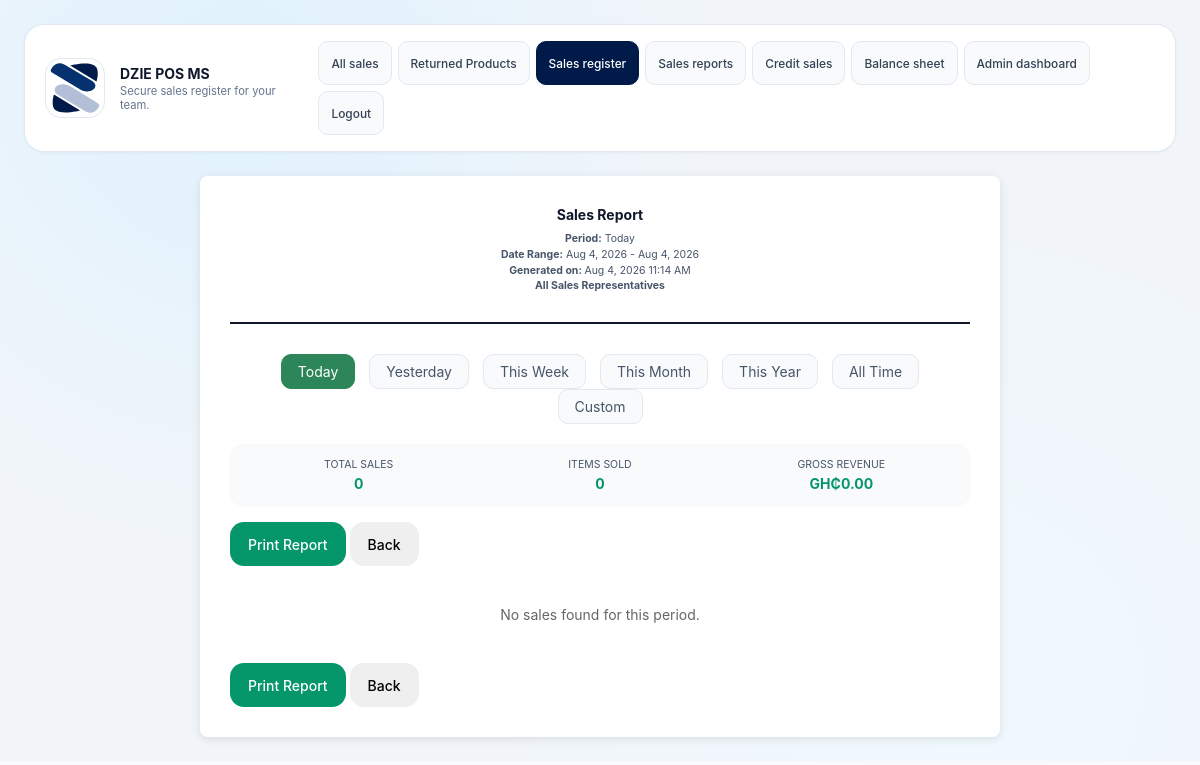
The page /sales_report.php (signed in) on the database its author committed.
### tables this page shows
CREATE TABLE settings (
            key TEXT PRIMARY KEY,
            value TEXT NOT NULL
        );

### inc/functions.php (called while the page is built, shortened)
<?php
function get_db_path(): string {
    $dir = __DIR__ . '/../data';
    return $dir . '/pos.db';
}
function get_database(): PDO {
    static $pdo = null;
    if ($pdo !== null) {
        return $pdo;
    }
    $path = get_db_path();
    $pdo = new PDO('sqlite:' . $path);
    $pdo->setAttribute(PDO::ATTR_ERRMODE, PDO::ERRMODE_EXCEPTION);
    initialize_database($pdo);
    return $pdo;
}
function initialize_database(PDO $db): void {
    $db->exec(
        'CREATE TABLE IF NOT EXISTS products (
            id INTEGER PRIMARY KEY,
            code TEXT UNIQUE NOT NULL,
            name TEXT NOT NULL,
            category TEXT NOT NULL,
            price REAL NOT NULL,
            image TEXT NOT NULL,
            quantity INTEGER NOT NULL DEFAULT 0,
            bulk_quantity_threshold INTEGER NOT NULL DEFAULT 0,
            bulk_discount_percentage REAL NOT NULL DEFAULT 0
        )'
    );
    try {
        $db->exec('ALTER TABLE products ADD COLUMN quantity INTEGER NOT NULL DEFAULT 0');
    } catch (Exception $e) {
    }
    try {
        $db->exec('ALTER TABLE products ADD COLUMN bulk_quantity_threshold INTEGER NOT NULL DEFAULT 0');
    } catch (Exception $e) {
    }
    try {
        $db->exec('ALTER TABLE products ADD COLUMN bulk_discount_percentage REAL NOT NULL DEFAULT 0');
    } catch (Exception $e) {
    }
    $db->exec(
        'CREATE TABLE IF NOT EXISTS users (
            id INTEGER PRIMARY KEY,
            username TEXT UNIQUE NOT NULL,
            password_hash TEXT NOT NULL,
            role TEXT NOT NULL,
            created_at TEXT NOT NULL
        )'
    );
    $db->exec(
        'CREATE TABLE IF NOT EXISTS orders (
            id INTEGER PRIMARY KEY,
            username TEXT NOT NULL,
            total REAL NOT NULL,
            status TEXT NOT NULL DEFAULT "Pending",
            created_at TEXT NOT NULL,
            credit INTEGER NOT NULL DEFAULT 0,
            customer_name TEXT,
            customer_phone TEXT,
            credit_status TEXT NOT NULL DEFAULT "Pending"
        )'
    );
    try {
        $db->exec('ALTER TABLE orders ADD COLUMN credit INTEGER NOT NULL DEFAULT 0');
    } catch (Exception $e) {
    }
    try {
        $db->exec('ALTER TABLE orders ADD COLUMN customer_name TEXT');
    } catch (Exception $e) {
    }
    try {
        $db->exec('ALTER TABLE orders ADD COLUMN customer_phone TEXT');
    } catch (Exception $e) {
    }
    try {
        $db->exec('ALTER TABLE orders ADD COLUMN credit_status TEXT NOT NULL DEFAULT "Pending"');
    } catch (Exception $e) {
    }
    $db->exec(
        'CREATE TABLE IF NOT EXISTS order_items (
            id INTEGER PRIMARY KEY,
            order_id INTEGER NOT NULL,
            product_id INTEGER NOT NULL,
            name TEXT NOT NULL,
            price REAL NOT NULL,
            quantity INTEGER NOT NULL,
            subtotal REAL NOT NULL,
            FOREIGN KEY(order_id) REFERENCES orders(id)
        )'
    );
    $db->exec(
        'CREATE TABLE IF NOT EXISTS receipts (
            id INTEGER PRIMARY KEY,
            order_id INTEGER NOT NULL UNIQUE,
            username TEXT NOT NULL,
            receipt_content TEXT NOT NULL,
            return_status TEXT NOT NULL DEFAULT "Active",
            created_at TEXT NOT NULL,
            FOREIGN KEY(order_id) REFERENCES orders(id)
        )'
    );
    $db->exec(
        'CREATE TABLE IF NOT EXISTS returns (
            id INTEGER PRIMARY KEY,
            order_id INTEGER NOT NULL,
            product_id INTEGER NOT NULL,
            quantity INTEGER NOT NULL,
            reason TEXT,
            processed_by TEXT NOT NULL,
            created_at TEXT NOT NULL,
            FOREIGN KEY(order_id) REFERENCES orders(id)
        )'
    );
    $db->exec(
        'CREATE TABLE IF NOT EXISTS login_events (
            id INTEGER PRIMARY KEY,
            username TEXT NOT NULL,
            role TEXT NOT NULL,
            ip TEXT,
            created_at TEXT NOT NULL,
            logged_out_at TEXT
        )'
    );
    try {
        $db->exec('ALTER TABLE login_events ADD COLUMN logged_out_at TEXT');
    } catch (Exception $e) {
    }
    $db->exec(
        'CREATE TABLE IF NOT EXISTS settings (
            key TEXT PRIMARY KEY,
            value TEXT NOT NULL
        )'
    );
    $db->exec("INSERT OR IGNORE INTO settings (key, value) VALUES ('pos_name', 'WADI POS')");
    $db->exec(
        'CREATE TABLE IF NOT EXISTS stock_movements (
            id INTEGER PRIMARY KEY,
            product_id INTEGER NOT NULL,
            product_name TEXT NOT NULL,
            product_code TEXT NOT NULL,
            movement_type TEXT NOT NULL,
            quantity INTEGER NOT NULL,
            reference_type TEXT NOT NULL,
            reference_id INTEGER,
            notes TEXT,
            created_at TEXT NOT NULL,
            FOREIGN KEY(product_id) REFERENCES products(id)
        )'
    );
    $stmt = $db->query('SELECT COUNT(*) FROM products');
}
function current_user() {
    return $_SESSION['user'] ?? null;
}
function get_pos_name(): string {
    $stmt = get_database()->prepare('SELECT value FROM settings WHERE key = ?');
    $stmt->execute(['pos_name']);
    $result = $stmt->fetch(PDO::FETCH_ASSOC);
    return $result ? $result['value'] : 'WADI POS';
}
function get_trademark(): string {
    $stmt = get_database()->prepare('SELECT value FROM settings WHERE key = ?');
    $stmt->execute(['trademark']);
    $result = $stmt->fetch(PDO::FETCH_ASSOC);
    return $result ? $result['value'] : '';
}
function get_trademark_src(): string {
    $trademark = get_trademark();
    if ($trademark !== '' && file_exists(__DIR__ . '/../' . $trademark)) {
        return $trademark;
    }
    return 'images/pos-icon.svg';
}

### sales_report.php (the view, shortened to what this page needs)
<?php
require_once __DIR__ . '/inc/functions.php';
$user = current_user();
$posName = get_pos_name();
$period = $_GET['period'] ?? 'day';
$periods = ['day' => 'Today', 'yesterday' => 'Yesterday', 'week' => 'This Week', 'month' => 'This Month', 'year' => 'This Year', 'all' => 'All Time', 'custom' => 'Custom Range'];
$useCustomRange = false;
if (!$useCustomRange) {
    $now = new DateTime();
    $startDate = clone $now;
    $endDate = clone $now;
    switch ($period) {
        case 'day':
            $startDate->setTime(0, 0, 0);
            $endDate->setTime(23, 59, 59);
            break;
    }
}
$groupedSales = [];
$totalSales = count($groupedSales);
$totalRevenue = 0;
$totalItems = 0;
?>
<!DOCTYPE html>
<html lang="en">
<head>
  <link rel="stylesheet" href="styles.css" />
</head>
<body>
  <div class="app-shell">
    <header class="header">
      <div class="brand">
        <img class="brand-icon" src="<?php echo htmlspecialchars(get_trademark_src()); ?>" alt="Trademark" />
        <div>
          <h1><?php echo htmlspecialchars($posName); ?></h1>
          <p class="subtitle">Secure sales register for your team.</p>
        </div>
      </div>
      <div class="header-actions" id="header-actions">
        <?php if ($user['role'] === 'admin'): ?>
        <a href="returns.php" class="secondary">All sales</a>
        <a href="returned_products.php" class="secondary">Returned Products</a>
        <?php endif; ?>
        <a href="sales.php" class="secondary">Sales register</a>
        <a href="sales_report.php" class="secondary">Sales reports</a>
        <a href="credit_sales.php" class="secondary">Credit sales</a>
        <a href="balance_sheet.php" class="secondary">Balance sheet</a>
        <?php if ($user['role'] === 'admin'): ?>
          <a href="admin.php" class="secondary">Admin dashboard</a>
        <?php endif; ?>
        <a href="logout.php" class="tertiary">Logout</a>
      </div>
    </header>
    <main class="main-grid">
      <div class="report-container">
    <div class="report-header">
      <h1 class="report-title">Sales Report</h1>
      <div class="report-meta">
        <b>Period:</b> <?php echo $periods[$period]; ?><br>
        <?php if ($useCustomRange): ?>
          <b>Date Range:</b> <?php echo $startDate->format('M j, Y g:i A'); ?> - <?php echo $endDate->format('M j, Y g:i A'); ?><br>
        <?php elseif ($period !== 'all'): ?>
          <b>Date Range:</b> <?php echo $startDate->format('M j, Y'); ?> - <?php echo $endDate->format('M j, Y'); ?><br>
        <?php else: ?>
          <b>Date Range:</b> All Time<br>
        <?php endif; ?>
        <b>Generated on: </b><?php echo date('M j, Y g:i A'); ?><br>
        <?php if ($user['role'] === 'admin'): ?>
          <b>All Sales Representatives</b>
        <?php else: ?>
          <b>Sales Rep:</b> <?php echo htmlspecialchars($user['username']); ?>
        <?php endif; ?>
      </div>
    </div>
    <div class="period-selector">
      <a href="?period=day" class="<?php echo $period === 'day' ? 'active' : ''; ?>">Today</a>
      <a href="?period=yesterday" class="<?php echo $period === 'yesterday' ? 'active' : ''; ?>">Yesterday</a>
      <a href="?period=week" class="<?php echo $period === 'week' ? 'active' : ''; ?>">This Week</a>
      <a href="?period=month" class="<?php echo $period === 'month' ? 'active' : ''; ?>">This Month</a>
      <a href="?period=year" class="<?php echo $period === 'year' ? 'active' : ''; ?>">This Year</a>
      <a href="?period=all" class="<?php echo $period === 'all' ? 'active' : ''; ?>">All Time</a>
      <a href="?period=custom" class="<?php echo $period === 'custom' ? 'active' : ''; ?>">Custom</a>
    </div>
    <div class="stats-grid">
      <div class="stat-item">
        <div class="stat-label">Total Sales</div>
        <div class="stat-value"><?php echo $totalSales; ?></div>
      </div>
      <div class="stat-item">
        <div class="stat-label">Items Sold</div>
        <div class="stat-value"><?php echo $totalItems; ?></div>
      </div>
      <div class="stat-item">
        <div class="stat-label">Gross Revenue</div>
        <div class="stat-value">GH₵<?php echo number_format($totalRevenue, 2); ?></div>
      </div>
    </div>
    <div class="actions">
      <button class="print-btn" onclick="window.print()">Print Report</button>
      <button onclick="window.history.back()">Back</button>
    </div>
    <?php if (!empty($groupedSales)): ?>
      <div class="sales-list">
        <h3>Sales Details</h3>
        <?php foreach ($groupedSales as $order): ?>
          <div class="sale-item">
            <div class="sale-header">
              <div>
                <div class="sale-id">Order #<?php echo str_pad((string)$order['order_id'], 8, '0', STR_PAD_LEFT); ?></div>
                <div class="sale-meta">
                  <?php echo htmlspecialchars($order['username']); ?> •
                  <?php echo date('M j, Y g:i A', strtotime($order['created_at'])); ?>
                  <?php if ($order['return_status'] === 'Returned'): ?>
                    <span style="color: #bf2d2d; font-weight: bold;">(RETURNED)</span>
                  <?php endif; ?>
                </div>
              </div>
              <div class="sale-total <?php echo $order['return_status'] === 'Returned' ? 'returned' : ''; ?>">
                GH₵<?php echo number_format($order['total'], 2); ?>
              </div>
            </div>
            <div class="sale-items">
              <?php foreach ($order['items'] as $item): ?>
                <div class="item-row">
                  <div class="item-name">
                    <?php echo htmlspecialchars($item['name']); ?> (<?php echo $item['quantity']; ?> × GH₵<?php echo number_format($item['price'], 2); ?>)
                  </div>
                  <div class="item-price">GH₵<?php echo number_format($item['subtotal'], 2); ?></div>
                </div>
              <?php endforeach; ?>
            </div>
          </div>
        <?php endforeach; ?>
      </div>
    <?php else: ?>
      <p style="text-align: center; color: #666; margin: 40px 0;">No sales found for this period.</p>
    <?php endif; ?>
    <div class="actions">
      <button class="print-btn" onclick="window.print()">Print Report</button>
      <button onclick="window.history.back()">Back</button>
    </div>
    </main>
  </div>
</body>
</html>

### styles.css (style rules this page uses)
:root { color-scheme: light; font-family: Inter, system-ui, -apple-system, BlinkMacSystemFont, "Segoe UI", sans-serif; background: #f8fafc; color: #0f172a; font-size: 14px; }
* { box-sizing: border-box; }
html, body { margin: 0; min-height: 100%; -webkit-text-size-adjust: 100%; text-size-adjust: 100%; }
body { padding: 24px; padding-left: max(24px, env(safe-area-inset-left)); padding-right: max(24px, env(safe-area-inset-right)); padding-top: max(24px, env(safe-area-inset-top)); background: #f1f5f9; background-image: radial-gradient(circle at 20% 10%, #e0f2fe 0%, transparent 40%), radial-gradient(circle at 80% 90%, #f0f9ff 0%, transparent 40%); -webkit-font-smoothing: antialiased; -moz-osx-font-smoothing: grayscale; }
button, input, textarea { font: inherit; -webkit-appearance: none; -moz-appearance: none; appearance: none; }
img { max-width: 100%; height: auto; -webkit-object-fit: cover; object-fit: cover; }
a { color: inherit; text-decoration: none; -webkit-tap-highlight-color: transparent; }
button { -webkit-tap-highlight-color: transparent; }
.login-screen, .app-shell { max-width: 1160px; margin: 0 auto; }
.main-grid { display: grid; gap: 24px; }
.header { display: flex; justify-content: space-between; align-items: center; gap: 12px; background: #ffffff; border: 1px solid #e2e8f0; border-radius: 20px; padding: 16px 20px; margin-bottom: 24px; width: 100%; box-shadow: 0 1px 3px rgba(0, 0, 0, 0.04); padding-left: max(20px, env(safe-area-inset-left)); padding-right: max(20px, env(safe-area-inset-right)); position: relative; }
.brand { display: flex; align-items: center; gap: 15px; }
.brand-icon { width: 60px; height: 60px; background: #fff; border-radius: 16px; padding: 4px; border: 1px solid #e2e8f0; }
.header h1 { margin: 0; font-size: 14px; color: #0f172a; font-weight: 700; }
.subtitle { margin: 2px 0 0; color: #64748b; font-weight: 400; font-size: 0.8rem; }
.header-actions { display: flex; align-items: center; gap: 6px; flex-wrap: wrap; }
.header-actions a, .back-link { display: inline-flex; align-items: center; justify-content: center; text-decoration: none; background-color: #f8fafc; color: #334155; padding: 6px 12px; border-radius: 10px; text-align: center; white-space: nowrap; font-weight: 500; border: 1px solid #e2e8f0; transition: background-color 0.2s, border-color 0.2s; font-size: 0.85rem; }
.header-actions a[href="sales.php"] { background-color: #001a4a; color: #ffffff; border-color: #001a4a; }
@media (hover: none) { button { min-height: 44px; min-width: 44px; } }
@media (hover: none) { .header-actions a { min-height: 44px; min-width: 44px; } }
button { border: none; border-radius: 14px; cursor: pointer; padding: 12px 18px; font-weight: 500; -webkit-transition: -webkit-transform 180ms ease, box-shadow 180ms ease, background-color 180ms ease; transition: transform 180ms ease, box-shadow 180ms ease, background-color 180ms ease; }
button.print-btn { background: #059669; color: white; border: none; }
.report-container { max-width: 800px; margin: 0 auto; background: #ffffff; padding: 30px; border-radius: 8px; box-shadow: 0 2px 10px rgba(0, 0, 0, 0.1); }
.report-header { text-align: center; border-bottom: 2px solid #0f172a; padding-bottom: 20px; margin-bottom: 30px; }
.report-title { font-size: 14px; font-weight: bold; margin: 0; }
.report-meta { margin: 8px 0; color: #475569; line-height: 1.5; font-size: 0.75rem; }
.period-selector { text-align: center; margin-bottom: 20px; }
.period-selector a { display: inline-block; padding: 8px 16px; margin: 0 5px; text-decoration: none; color: #475569; border: 1px solid #e2e8f0; border-radius: 10px; background: #f8fafc; }
.period-selector a.active { background: #2d8659; color: white; border-color: #2d8659; }
.stats-grid { display: grid; grid-template-columns: repeat(auto-fit, minmax(120px, 1fr)); gap: 12px; margin-bottom: 16px; padding: 14px; background: #f8fafc; border-radius: 12px; }
.stat-item { text-align: center; }
.stat-label { font-size: 0.75rem; color: #475569; text-transform: uppercase; }
.stat-value { font-size: 14px; font-weight: 700; color: #059669; margin-top: 4px; }

### rows shown on the page
settings: value (picture)
settings: value "DZIE POS MS"

### other values the page prints
$periods[$period] "Today"
$startDate->format('M j, Y') "Aug 4, 2026"
$endDate->format('M j, Y') "Aug 4, 2026"
$totalSales "0"
$totalItems "0"
$totalRevenue "0.00"
